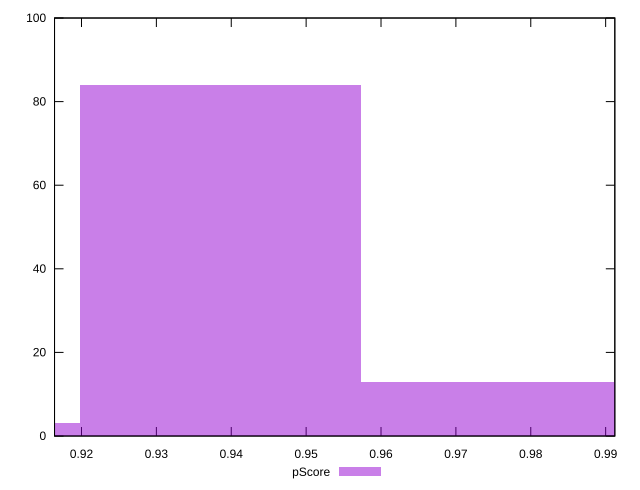

This figure's gnuplot source:
reset

$pScore <<EOF
0.9385335234050024 84
0.9009921824688023 3
0.9760748643412025 13
EOF

set key outside below
set boxwidth 0.037541340936200096
set xrange [0.9163990018402168:0.9912251763289591]
set yrange [0:100]
set trange [0:100]
set style fill transparent solid 0.5 noborder
set terminal svg size 640, 490 enhanced background rgb 'white'
set output "reports/report_00033_2021-03-01T14-23-16.841Z/total-blocking-time/samples/astro-inner/pScore/histogram.svg"

plot $pScore title "pScore" with boxes

reset
